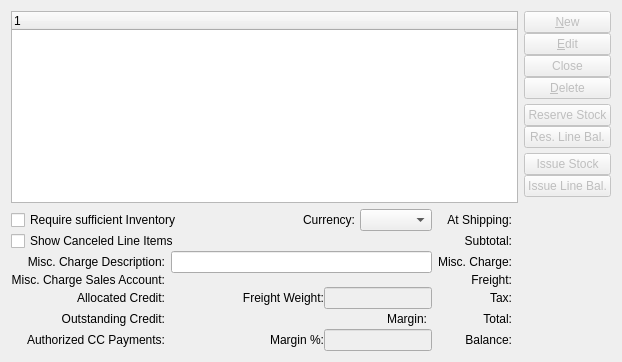
     <widget class="QWidget" name="_lineItemsPage">
      <attribute name="title">
       <string>&amp;Line Items</string>
      </attribute>
      <layout class="QGridLayout">
       <item row="0" column="0">
        <widget class="XTreeWidget" name="_soitem">
         <property name="focusPolicy">
          <enum>Qt::StrongFocus</enum>
         </property>
         <property name="rootIsDecorated">
          <bool>true</bool>
         </property>
        </widget>
       </item>
       <item row="0" column="1" rowspan="2">
        <layout class="QVBoxLayout">
         <property name="spacing">
          <number>5</number>
         </property>
         <item>
          <layout class="QVBoxLayout">
           <property name="spacing">
            <number>0</number>
           </property>
           <item>
            <widget class="QPushButton" name="_new">
             <property name="enabled">
              <bool>false</bool>
             </property>
             <property name="focusPolicy">
              <enum>Qt::StrongFocus</enum>
             </property>
             <property name="text">
              <string>&amp;New</string>
             </property>
             <property name="autoDefault">
              <bool>true</bool>
             </property>
            </widget>
           </item>
           <item>
            <widget class="QPushButton" name="_edit">
             <property name="enabled">
              <bool>false</bool>
             </property>
             <property name="focusPolicy">
              <enum>Qt::StrongFocus</enum>
             </property>
             <property name="text">
              <string>&amp;Edit</string>
             </property>
             <property name="autoDefault">
              <bool>true</bool>
             </property>
            </widget>
           </item>
           <item>
            <widget class="QPushButton" name="_action">
             <property name="enabled">
              <bool>false</bool>
             </property>
             <property name="focusPolicy">
              <enum>Qt::NoFocus</enum>
             </property>
             <property name="text">
              <string>Close</string>
             </property>
             <property name="autoDefault">
              <bool>true</bool>
             </property>
            </widget>
           </item>
           <item>
            <widget class="QPushButton" name="_delete">
             <property name="enabled">
              <bool>false</bool>
             </property>
             <property name="focusPolicy">
              <enum>Qt::NoFocus</enum>
             </property>
             <property name="text">
              <string>&amp;Delete</string>
             </property>
             <property name="autoDefault">
              <bool>true</bool>
             </property>
            </widget>
           </item>
          </layout>
         </item>
         <item>
          <layout class="QVBoxLayout">
           <property name="spacing">
            <number>0</number>
           </property>
           <property name="topMargin">
            <number>0</number>
           </property>
           <item>
            <widget class="QPushButton" name="_reserveStock">
             <property name="enabled">
              <bool>false</bool>
             </property>
             <property name="focusPolicy">
              <enum>Qt::NoFocus</enum>
             </property>
             <property name="text">
              <string>Reserve Stock</string>
             </property>
            </widget>
           </item>
           <item>
            <widget class="QPushButton" name="_reserveLineBalance">
             <property name="enabled">
              <bool>false</bool>
             </property>
             <property name="focusPolicy">
              <enum>Qt::NoFocus</enum>
             </property>
             <property name="text">
              <string>Res. Line Bal.</string>
             </property>
            </widget>
           </item>
          </layout>
         </item>
         <item>
          <layout class="QVBoxLayout">
           <property name="spacing">
            <number>0</number>
           </property>
           <item>
            <widget class="QPushButton" name="_issueStock">
             <property name="enabled">
              <bool>false</bool>
             </property>
             <property name="focusPolicy">
              <enum>Qt::NoFocus</enum>
             </property>
             <property name="text">
              <string>Issue Stock</string>
             </property>
            </widget>
           </item>
           <item>
            <widget class="QPushButton" name="_issueLineBalance">
             <property name="enabled">
              <bool>false</bool>
             </property>
             <property name="focusPolicy">
              <enum>Qt::NoFocus</enum>
             </property>
             <property name="text">
              <string>Issue Line Bal.</string>
             </property>
            </widget>
           </item>
          </layout>
         </item>
         <item>
          <spacer>
           <property name="orientation">
            <enum>Qt::Vertical</enum>
           </property>
           <property name="sizeType">
            <enum>QSizePolicy::Expanding</enum>
           </property>
           <property name="sizeHint" stdset="0">
            <size>
             <width>20</width>
             <height>20</height>
            </size>
           </property>
          </spacer>
         </item>
        </layout>
       </item>
       <item row="1" column="0">
        <layout class="QGridLayout">
         <property name="verticalSpacing">
          <number>0</number>
         </property>
         <item row="0" column="0" colspan="2">
          <widget class="QCheckBox" name="_requireInventory">
           <property name="text">
            <string>Require sufficient Inventory</string>
           </property>
          </widget>
         </item>
         <item row="0" column="2">
          <layout class="QHBoxLayout">
           <property name="spacing">
            <number>5</number>
           </property>
           <item>
            <spacer>
             <property name="orientation">
              <enum>Qt::Horizontal</enum>
             </property>
             <property name="sizeHint" stdset="0">
              <size>
               <width>0</width>
               <height>20</height>
              </size>
             </property>
            </spacer>
           </item>
           <item>
            <widget class="QLabel" name="_orderCurrencyLit">
             <property name="text">
              <string>Currency:</string>
             </property>
             <property name="alignment">
              <set>Qt::AlignRight|Qt::AlignTrailing|Qt::AlignVCenter</set>
             </property>
             <property name="buddy">
              <cstring>_orderCurrency</cstring>
             </property>
            </widget>
           </item>
           <item>
            <widget class="XComboBox" name="_orderCurrency">
             <property name="type">
              <enum>XComboBox::Currencies</enum>
             </property>
            </widget>
           </item>
          </layout>
         </item>
         <item row="1" column="0" colspan="2">
          <widget class="QCheckBox" name="_showCanceled">
           <property name="text">
            <string>Show Canceled Line Items</string>
           </property>
          </widget>
         </item>
         <item row="2" column="0">
          <widget class="QLabel" name="_miscChargeDescriptionLit">
           <property name="text">
            <string>Misc. Charge Description:</string>
           </property>
           <property name="alignment">
            <set>Qt::AlignRight|Qt::AlignTrailing|Qt::AlignVCenter</set>
           </property>
          </widget>
         </item>
         <item row="2" column="1" colspan="2">
          <widget class="XLineEdit" name="_miscChargeDescription"/>
         </item>
         <item row="3" column="0">
          <widget class="QLabel" name="_miscChargeAccountLit">
           <property name="text">
            <string>Misc. Charge Sales Account:</string>
           </property>
           <property name="alignment">
            <set>Qt::AlignRight|Qt::AlignTrailing|Qt::AlignVCenter</set>
           </property>
          </widget>
         </item>
         <item row="3" column="1" colspan="2">
          <widget class="GLCluster" name="_miscChargeAccount"/>
         </item>
         <item row="4" column="1">
          <widget class="CurrDisplay" name="_allocatedCM">
           <property name="sizePolicy">
            <sizepolicy hsizetype="Preferred" vsizetype="Fixed">
             <horstretch>0</horstretch>
             <verstretch>0</verstretch>
            </sizepolicy>
           </property>
           <property name="maximumSize">
            <size>
             <width>100</width>
             <height>32767</height>
            </size>
           </property>
          </widget>
         </item>
         <item row="4" column="2">
          <layout class="QHBoxLayout">
           <property name="spacing">
            <number>0</number>
           </property>
           <item>
            <spacer>
             <property name="orientation">
              <enum>Qt::Horizontal</enum>
             </property>
             <property name="sizeHint" stdset="0">
              <size>
               <width>51</width>
               <height>20</height>
              </size>
             </property>
            </spacer>
           </item>
           <item>
            <widget class="QLabel" name="_weightLit">
             <property name="text">
              <string> Freight Weight:</string>
             </property>
             <property name="alignment">
              <set>Qt::AlignRight|Qt::AlignTrailing|Qt::AlignVCenter</set>
             </property>
            </widget>
           </item>
           <item>
            <widget class="XLineEdit" name="_weight">
             <property name="enabled">
              <bool>false</bool>
             </property>
             <property name="sizePolicy">
              <sizepolicy hsizetype="Preferred" vsizetype="Fixed">
               <horstretch>0</horstretch>
               <verstretch>0</verstretch>
              </sizepolicy>
             </property>
             <property name="alignment">
              <set>Qt::AlignRight</set>
             </property>
            </widget>
           </item>
          </layout>
         </item>
         <item row="5" column="0">
          <widget class="QLabel" name="_outstandingCMLit">
           <property name="text">
            <string>Outstanding Credit:</string>
           </property>
           <property name="alignment">
            <set>Qt::AlignRight|Qt::AlignTrailing|Qt::AlignVCenter</set>
           </property>
          </widget>
         </item>
         <item row="5" column="1">
          <widget class="CurrDisplay" name="_outstandingCM">
           <property name="sizePolicy">
            <sizepolicy hsizetype="Preferred" vsizetype="Fixed">
             <horstretch>0</horstretch>
             <verstretch>0</verstretch>
            </sizepolicy>
           </property>
           <property name="maximumSize">
            <size>
             <width>100</width>
             <height>32767</height>
            </size>
           </property>
          </widget>
         </item>
         <item row="6" column="0">
          <widget class="QLabel" name="_authCCLit">
           <property name="text">
            <string>Authorized CC Payments:</string>
           </property>
           <property name="alignment">
            <set>Qt::AlignRight|Qt::AlignTrailing|Qt::AlignVCenter</set>
           </property>
          </widget>
         </item>
         <item row="6" column="1">
          <widget class="CurrDisplay" name="_authCC">
           <property name="sizePolicy">
            <sizepolicy hsizetype="Preferred" vsizetype="Fixed">
             <horstretch>0</horstretch>
             <verstretch>0</verstretch>
            </sizepolicy>
           </property>
           <property name="maximumSize">
            <size>
             <width>100</width>
             <height>32767</height>
            </size>
           </property>
          </widget>
         </item>
         <item row="0" column="3">
          <widget class="QLabel" name="_amountAtShippingLit">
           <property name="text">
            <string>At Shipping:</string>
           </property>
           <property name="alignment">
            <set>Qt::AlignRight|Qt::AlignTrailing|Qt::AlignVCenter</set>
           </property>
          </widget>
         </item>
         <item row="1" column="3">
          <widget class="QLabel" name="_subtotalLit">
           <property name="text">
            <string>Subtotal:</string>
           </property>
           <property name="alignment">
            <set>Qt::AlignRight|Qt::AlignTrailing|Qt::AlignVCenter</set>
           </property>
          </widget>
         </item>
         <item row="2" column="3">
          <widget class="QLabel" name="_miscChargeAmountLit">
           <property name="text">
            <string>Misc. Charge:</string>
           </property>
           <property name="alignment">
            <set>Qt::AlignRight|Qt::AlignTrailing|Qt::AlignVCenter</set>
           </property>
          </widget>
         </item>
         <item row="0" column="4">
          <widget class="CurrDisplay" name="_amountAtShipping"/>
         </item>
         <item row="1" column="4">
          <widget class="CurrDisplay" name="_subtotal">
           <property name="sizePolicy">
            <sizepolicy hsizetype="Preferred" vsizetype="Fixed">
             <horstretch>0</horstretch>
             <verstretch>0</verstretch>
            </sizepolicy>
           </property>
          </widget>
         </item>
         <item row="2" column="4">
          <widget class="CurrCluster" name="_miscCharge">
           <property name="sizePolicy">
            <sizepolicy hsizetype="Preferred" vsizetype="Fixed">
             <horstretch>0</horstretch>
             <verstretch>0</verstretch>
            </sizepolicy>
           </property>
           <property name="allowNegative">
            <bool>true</bool>
           </property>
           <property name="baseVisible">
            <bool>false</bool>
           </property>
           <property name="currencyEditable" stdset="0">
            <bool>false</bool>
           </property>
           <property name="currencyVisible">
            <bool>false</bool>
           </property>
          </widget>
         </item>
         <item row="3" column="3">
          <widget class="XURLLabel" name="_freightLit">
           <property name="text">
            <string>Freight:</string>
           </property>
           <property name="alignment">
            <set>Qt::AlignRight|Qt::AlignTrailing|Qt::AlignVCenter</set>
           </property>
          </widget>
         </item>
         <item row="3" column="4">
          <widget class="CurrCluster" name="_freight">
           <property name="sizePolicy">
            <sizepolicy hsizetype="Preferred" vsizetype="Fixed">
             <horstretch>0</horstretch>
             <verstretch>0</verstretch>
            </sizepolicy>
           </property>
           <property name="baseVisible">
            <bool>false</bool>
           </property>
           <property name="currencyEditable" stdset="0">
            <bool>false</bool>
           </property>
           <property name="currencyVisible">
            <bool>false</bool>
           </property>
          </widget>
         </item>
         <item row="4" column="3">
          <widget class="XURLLabel" name="_taxLit">
           <property name="text">
            <string>Tax:</string>
           </property>
           <property name="alignment">
            <set>Qt::AlignRight|Qt::AlignTrailing|Qt::AlignVCenter</set>
           </property>
          </widget>
         </item>
         <item row="4" column="4">
          <widget class="CurrDisplay" name="_tax">
           <property name="sizePolicy">
            <sizepolicy hsizetype="Preferred" vsizetype="Fixed">
             <horstretch>0</horstretch>
             <verstretch>0</verstretch>
            </sizepolicy>
           </property>
          </widget>
         </item>
         <item row="5" column="3">
          <widget class="QLabel" name="_totalLit">
           <property name="text">
            <string>Total:</string>
           </property>
           <property name="alignment">
            <set>Qt::AlignRight|Qt::AlignTrailing|Qt::AlignVCenter</set>
           </property>
          </widget>
         </item>
         <item row="5" column="4">
          <widget class="CurrCluster" name="_total">
           <property name="currencyEditable" stdset="0">
            <bool>false</bool>
           </property>
           <property name="currencyVisible">
            <bool>false</bool>
           </property>
           <property name="enabled">
            <bool>false</bool>
           </property>
          </widget>
         </item>
         <item row="6" column="3">
          <widget class="QLabel" name="_balanceLit">
           <property name="text">
            <string>Balance:</string>
           </property>
           <property name="alignment">
            <set>Qt::AlignRight|Qt::AlignTrailing|Qt::AlignVCenter</set>
           </property>
          </widget>
         </item>
         <item row="6" column="4">
          <widget class="CurrCluster" name="_balance">
           <property name="currencyEditable" stdset="0">
            <bool>false</bool>
           </property>
           <property name="currencyVisible">
            <bool>false</bool>
           </property>
           <property name="enabled">
            <bool>false</bool>
           </property>
          </widget>
         </item>
         <item row="4" column="0">
          <widget class="XURLLabel" name="_allocatedCMLit">
           <property name="text">
            <string>Allocated Credit:</string>
           </property>
           <property name="alignment">
            <set>Qt::AlignRight|Qt::AlignTrailing|Qt::AlignVCenter</set>
           </property>
          </widget>
         </item>
         <item row="5" column="2">
          <layout class="QHBoxLayout">
           <property name="spacing">
            <number>5</number>
           </property>
           <item>
            <spacer>
             <property name="orientation">
              <enum>Qt::Horizontal</enum>
             </property>
             <property name="sizeHint" stdset="0">
              <size>
               <width>16</width>
               <height>20</height>
              </size>
             </property>
            </spacer>
           </item>
           <item>
            <widget class="QLabel" name="_marginLit">
             <property name="text">
              <string>Margin:</string>
             </property>
             <property name="alignment">
              <set>Qt::AlignRight|Qt::AlignTrailing|Qt::AlignVCenter</set>
             </property>
            </widget>
           </item>
           <item>
            <widget class="CurrCluster" name="_margin">
             <property name="currencyEditable" stdset="0">
              <bool>false</bool>
             </property>
             <property name="currencyVisible">
              <bool>false</bool>
             </property>
             <property name="enabled">
              <bool>false</bool>
             </property>
            </widget>
           </item>
          </layout>
         </item>
         <item row="6" column="2">
          <layout class="QHBoxLayout" name="horizontalLayout_7">
           <item>
            <spacer name="horizontalSpacer_5">
             <property name="orientation">
              <enum>Qt::Horizontal</enum>
             </property>
             <property name="sizeHint" stdset="0">
              <size>
               <width>40</width>
               <height>20</height>
              </size>
             </property>
            </spacer>
           </item>
           <item>
            <widget class="QLabel" name="_marginPercentLit">
             <property name="text">
              <string>Margin %:</string>
             </property>
             <property name="alignment">
              <set>Qt::AlignRight|Qt::AlignTrailing|Qt::AlignVCenter</set>
             </property>
            </widget>
           </item>
           <item>
            <widget class="XLineEdit" name="_marginPercent">
             <property name="enabled">
              <bool>false</bool>
             </property>
             <property name="alignment">
              <set>Qt::AlignRight|Qt::AlignTrailing|Qt::AlignVCenter</set>
             </property>
            </widget>
           </item>
          </layout>
         </item>
        </layout>
       </item>
      </layout>
     </widget>
